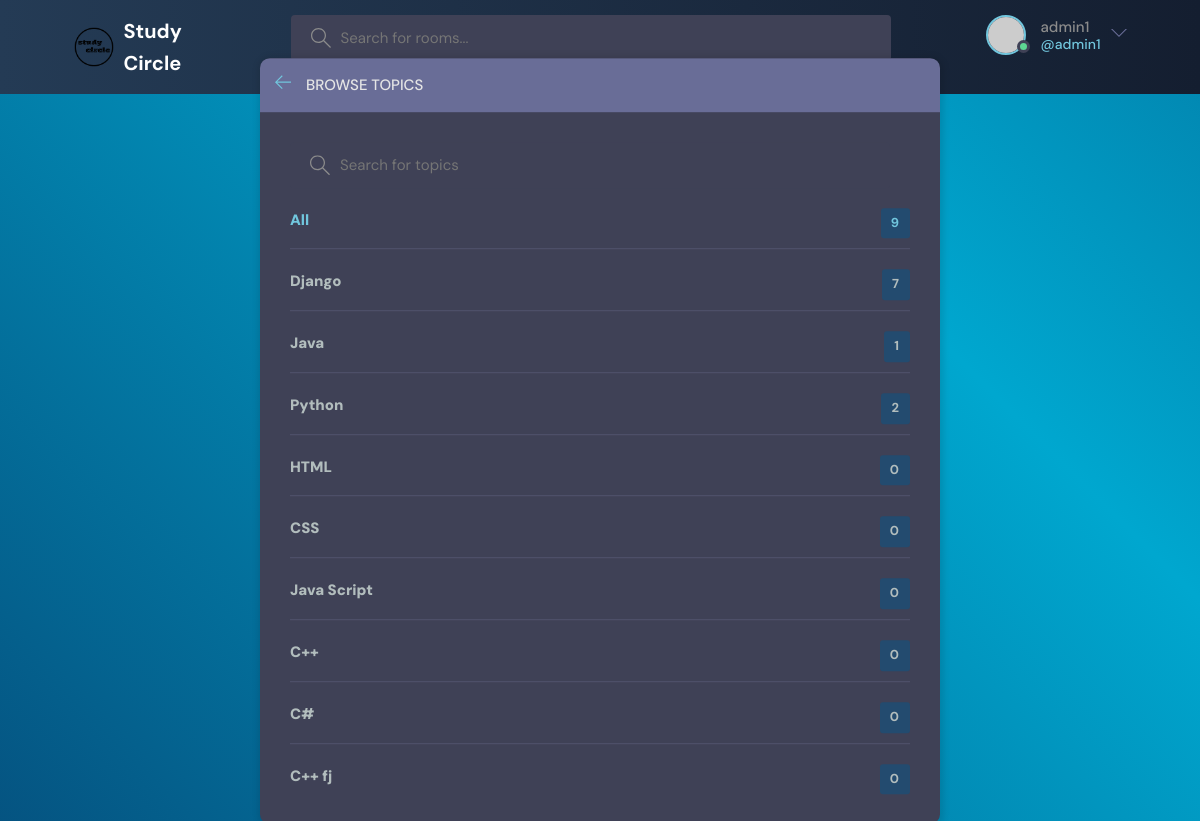
The page /topics/ (signed in) on the database as committed earlier.
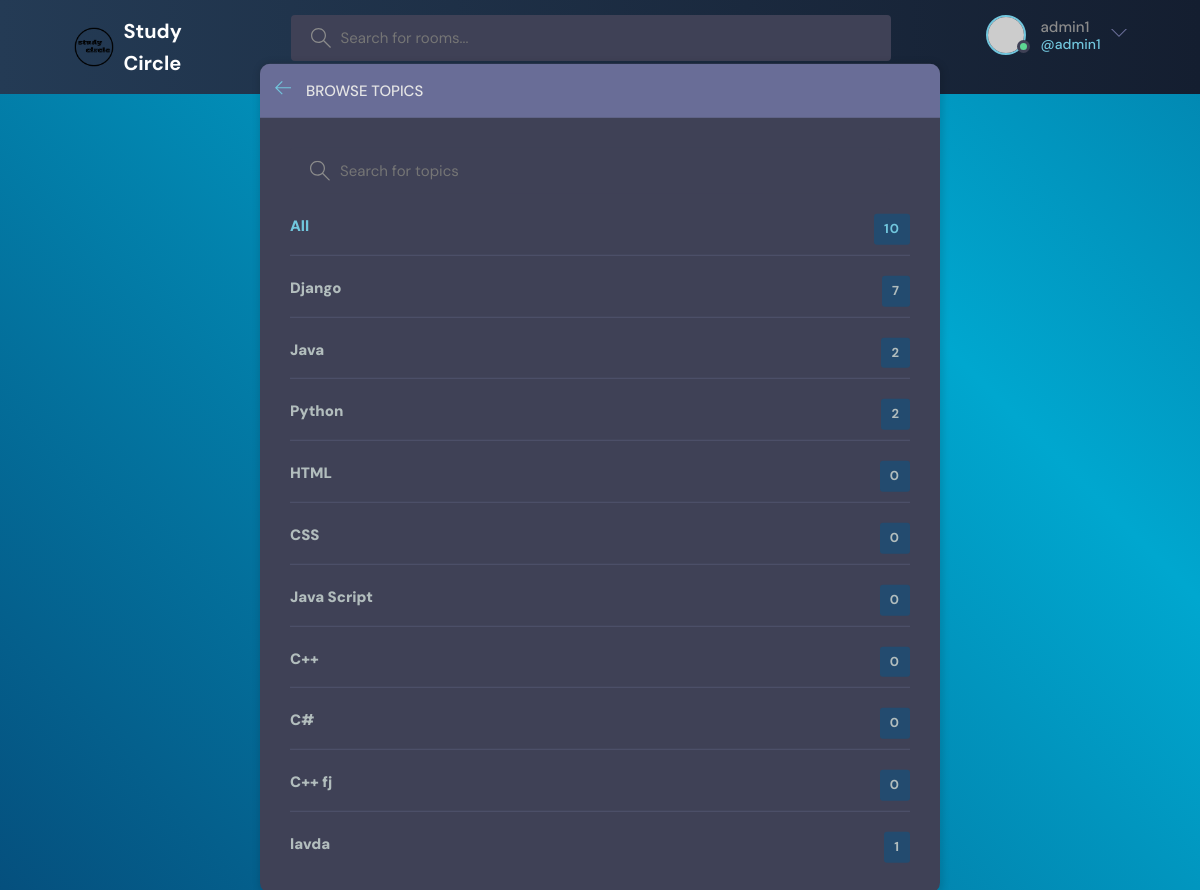
The same page on the database as committed later.
### base/models.py (models this page shows, shortened)
class Topic(models.Model):
    name = models.CharField(max_length=200)

### base/views.py (the view)
# urls.py: path('topics/', views.topicsPage, name="topics"),
def topicsPage(request):
    q = request.GET.get('q') if request.GET.get('q') != None else ''
    topics = Topic.objects.filter(name__icontains=q)
    return render(request,"base/topics.html",{'topics': topics})

### base/templates/base/topics.html (shortened to what this page needs)
{% extends 'main.html' %}
{% block content %}
<main class="create-room layout">
  <div class="container">
    <div class="layout__box">
      <div class="layout__boxHeader">
        <div class="layout__boxTitle">
          <a href="{% url 'home' %}">
            <svg version="1.1" xmlns="http://www.w3.org/2000/svg" width="32" height="32" viewBox="0 0 32 32">
              <title>arrow-left</title>
              <path
                d="M13.723 2.286l-13.723 13.714 13.719 13.714 1.616-1.611-10.96-10.96h27.625v-2.286h-27.625l10.965-10.965-1.616-1.607z">
              </path>
            </svg>
          </a>
          <h3>Browse Topics</h3>
        </div>
      </div>
      <div class="topics-page layout__body">
        <form action="" method="GET" class="header__search">
          <label>
            <input name="q" placeholder="Search for topics" />
          </label>
        </form>
        <ul class="topics__list">
          <li>
            <a href="{% url 'topics' %}" class="active">All <span>{{topics.count}}</span></a>
          </li>
          {% for topic in topics %}
          <li>
            <a href="{% url 'home' %}?q={{topic.name}}">{{ topic.name }} <span>{{topic.room_set.all.count}}</span></a>
          </li>
          {% endfor %}
        </ul>
      </div>
    </div>
  </div>
</main>
{% endblock content %}

Rows that differ between the two databases and show on the page:
computed for Topic "Java": room_set.all.count "1" → "2"
added Topic: name "lavda", room_set.all.count "1"
Other text that changed with them:
{{ topics.count }}: "9" → "10"
